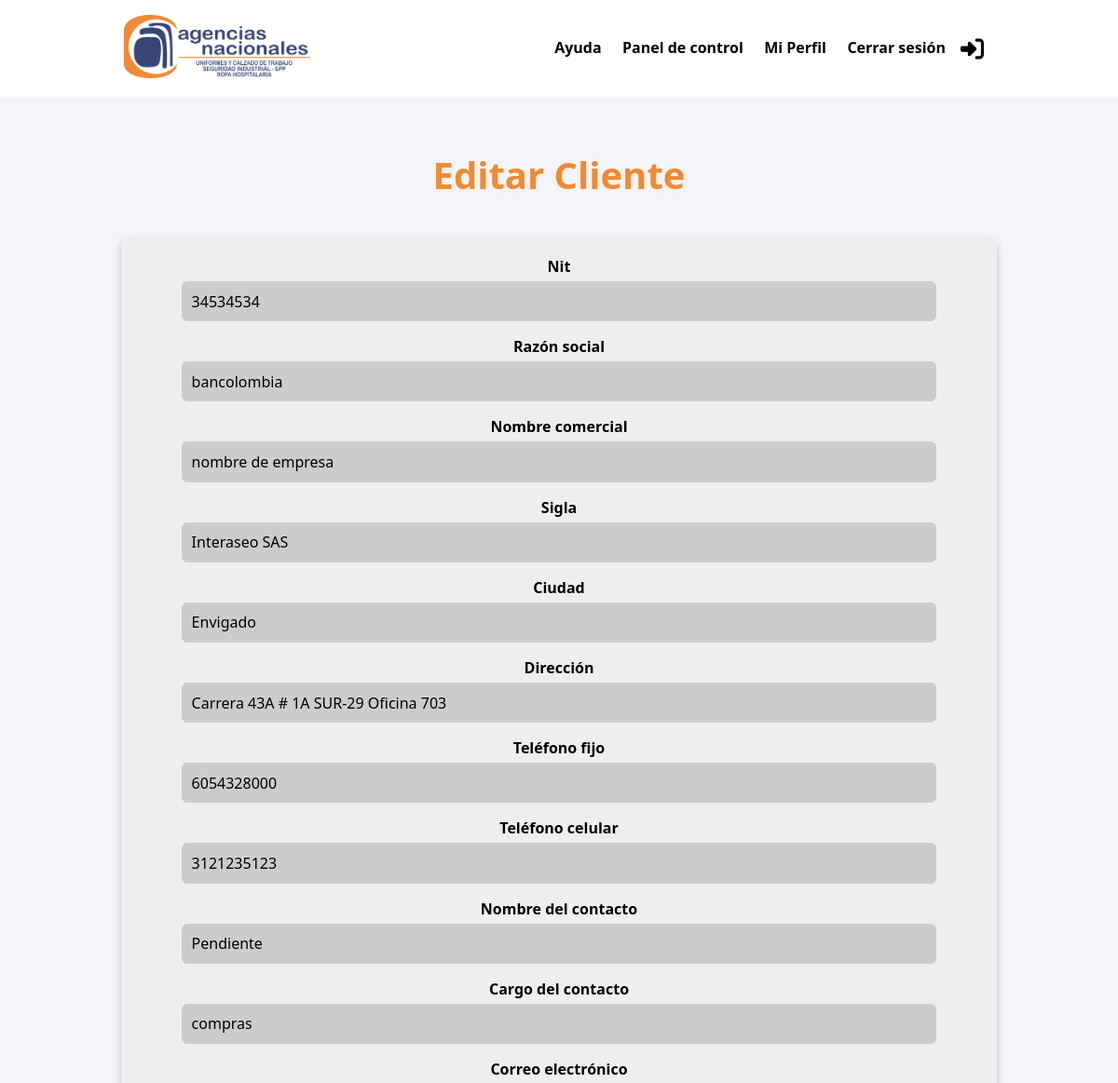
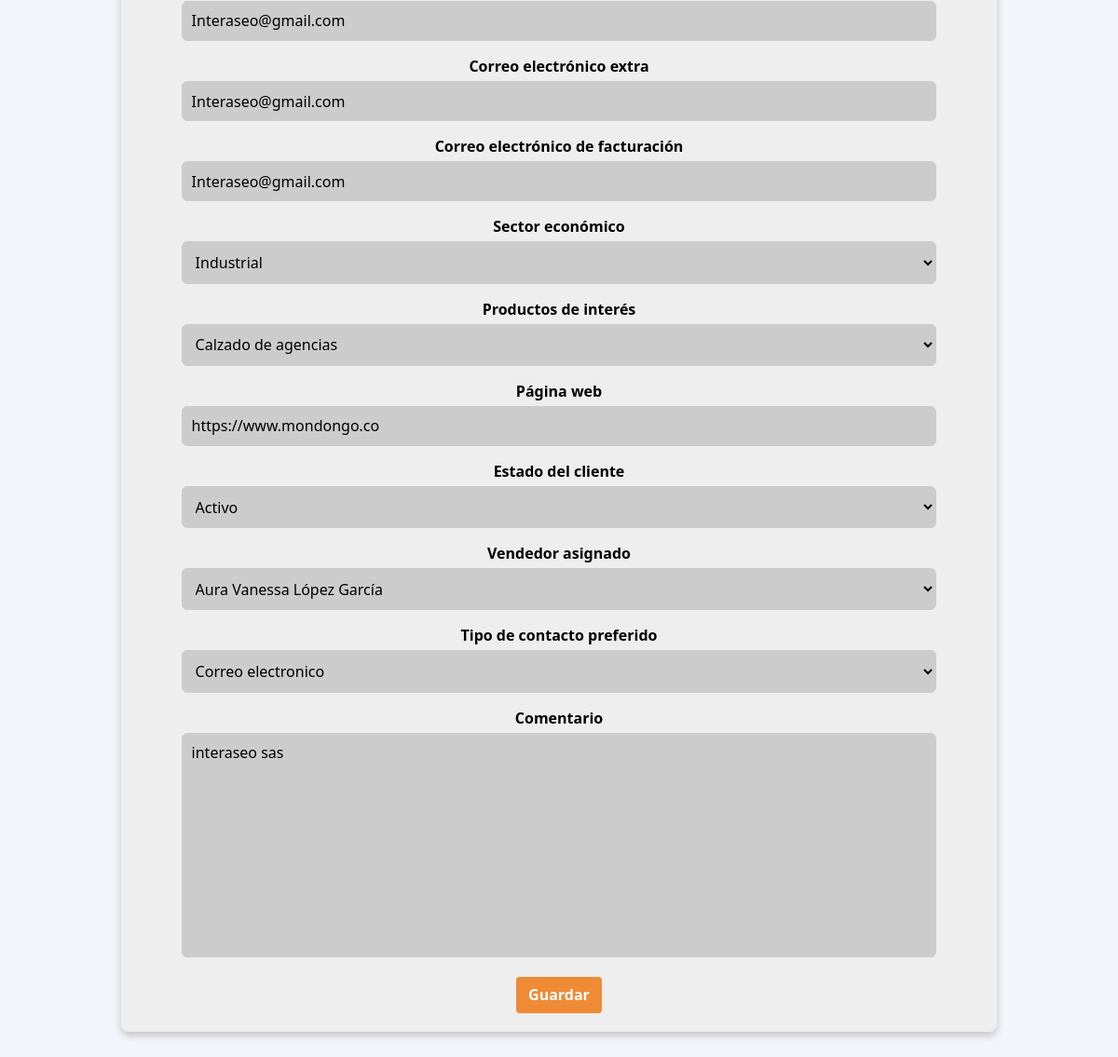
/comercial/clientes/editar/1/ (signed in), run on the app's committed database (2 pictures, top to bottom).
### apps/comercial/models.py (models this page shows, shortened)
class Clientes(models.Model):
    ESTADOS = [
        ('','Seleccione'),
        ('Activo', 'Activo'),
        ('Inactivo', 'Inactivo'),
        ('Omitir', 'Omitir'),
        ('liquidado', 'Liquidado'),
    ]
    SECTORES = [
        ('','Seleccione'),
        ('industrial', 'Industrial'),
        ('comercial', 'Comercial'),
        ('educativo', 'Educativo'),
        ('salud', 'Salud'),
        ('gubernamental', 'Gubernamental'),
        ('otro', 'Otro'),
    ]
    PRODUCTOS = [
        ('','Seleccione'),
        ('Camisetas', 'Camisetas'),
        ('Calzado de agencias', 'Calzado de agencias'),
        ('Calzado Kondor', 'Calzado Kondor'),
        ('EPP', 'EPP'),
        ('Prendas de cabeza', 'Prendas de cabeza'),
    ]
    VENDEDORES = [
        ('','Seleccionar'),
        ('Elizabeth Quintero Ramírez', 'Elizabeth Quintero Ramírez'),
        ('María Zulima Alvaran', 'María Zulima Alvaran'),
        ('Luz Extela Berrio Pino', 'Luz Extela Berrio Pino'),
        ('Luz Daniela Orozco Mesa', 'Luz Daniela Orozco Mesa'),
        ('Gladys Patricia Montoya Rúa','Gladys Patricia Montoya Rúa'),
        ('María Parra Restrepo','María Parra Restrepo'),
        ('Andres Felipe Alvarez','Andres Felipe Alvarez'),
        ('Aura Vanessa López García','Aura Vanessa López García'),
        ('María Parra Restrepo','María Parra Restrepo'),
        ('Ventas directas','Ventas directas'),
        ('Prospectos generales','Prospectos generales'),
    ]
    CONTACTO = [
        ('','Seleccionar'),
        ('Correo electronico', 'Correo electronico'),
        ('Llamada telefonica', 'Llamada telefonica'),
        ('WhatsApp', 'WhatsApp'),
    ]
    ID = models.AutoField(primary_key=True)
    Nit = models.CharField(max_length=9, unique=True) #
    Razon = models.CharField("Razón social", max_length=200) #
    Nombre = models.CharField(max_length=100) #
    Sigla = models.CharField(max_length=20, blank=True) #
    Ciudad = models.CharField(max_length=100) #
    Direccion = models.CharField(max_length=200) #
    Telefono = models.CharField(max_length=20, blank=True) #
    Celular = models.CharField(max_length=20, blank=True)  #
    Contacto = models.CharField(max_length=100, blank=True) #
    Cargo = models.CharField(max_length=100, blank=True) #
    Correo = models.EmailField(max_length=100) #
    CorreoExtra = models.EmailField(max_length=100, blank=True) #
    CorreoFactura = models.EmailField(max_length=100, blank=True) #
    Sector = models.CharField(max_length=50, choices=SECTORES, default='') #
    Productos = models.CharField(max_length=50, choices=PRODUCTOS, default='') #
    Pagina = models.CharField(max_length=200, blank=True) #
    Estado = models.CharField(max_length=20, choices=ESTADOS, default='') #
    Vendedor = models.CharField(max_length=50, choices=VENDEDORES ,default='') #
    TipoContacto = models.CharField(max_length=50, choices=CONTACTO ,default='') #
    Comentario = models.TextField(blank=True) #

### apps/comercial/views.py (the view)
# urls.py: path('comercial/clientes/editar/<int:ClienteID>/', ClientesUpdateView.as_view(), name='clientes_editar'),
class ClientesUpdateView(LoginRequiredMixin, UpdateView):
    model = Clientes
    form_class = Clientesform
    template_name = 'comercial/clientes_editar.html'
    context_object_name = 'clientes'
    login_url = "login"
    success_url = reverse_lazy('clientes_home')
    pk_url_kwarg = 'ClienteID'

### templates/comercial/clientes_editar.html (shortened to what this page needs)
{% extends 'main/index.html' %}
{% block styles %}
{{ block.super }}
{% endblock %}
{% block content %}
<div class="space">
  <h2>Editar Cliente</h2>
  <form method="post">
    <div class="form-group">
      {% for field in form %}
        <div class="mb-3">
          <label for="{{ field.id_for_label }}" class="form-label">{{ field.label }}</label>
          {{ field }}
        </div>
      {% endfor %}
    </div>
    <button type="submit" class="btn btn-primary">Guardar</button>
  </form>
</div>
{% endblock %}

### static/css/styles.css (style rules this page uses)
* { font-family: system-ui, -apple-system, BlinkMacSystemFont, 'Segoe UI', Roboto, Oxygen, Ubuntu, Cantarell, 'Open Sans', 'Helvetica Neue', sans-serif }
button { border-radius: 0; }
input, button, textarea { margin: 0; font-size: inherit; line-height: inherit; }
button, input { overflow: visible; }
button { text-transform: none; }
textarea { overflow: auto; resize: none; }
h2 { font-size: 2.5rem; color: #EF8A35; text-shadow: 0px 1px 5px rgba(247, 212, 88, 0.2); }
.btn { display: inline-block; font-weight: 400; color: #495057; text-align: center; vertical-align: middle; -webkit-user-select: none; -moz-user-select: none; -ms-user-select: none; user-select: none; background-color: transparent; border: 1px solid transparent; padding: 0.4rem 0.78rem; font-size: 1rem; line-height: 1.5; border-radius: 0.2rem; -webkit-transition: color 0.15s ease-in-out, background-color 0.15s ease-in-out, border-color 0.15s ease-in-out, box-shadow 0.15s ease-in-out; transition: color 0.15s ease-in-out, background-color 0.15s ease-in-out, border-color 0.15s ease-in-out, box-shadow 0.15s ease-in-out; font-weight: 600; }
.btn-primary { color: #fff; background-color: #EF8A35; border-color: #EF8A35; font-weight: 700; }
.mb-3 { width: 100%; }
*, *::after, *::before { margin: 0px; padding: 0px; box-sizing: inherit; }
body, html { background-color: #F4F5FA ; }
.space { margin: 100px 20px 40px 20px; padding: 20px; text-align: center; }
.space > h2 { margin: 40px 0px; }
form { display: flex; flex-direction: column; align-items: center; justify-content: center; max-width: 900px; margin: auto; background-color: #eee; border-radius: 8px; padding: 20px; box-shadow: 0 4px 8px rgba(0, 0, 0, 0.2); color: #fff; width: 90%; }
.form-label { color: #000; }
.form-group label { font-size: 16px; font-weight: 600; width: 100%; display: block; margin-bottom: 5px; color: #000; }
.input-user, .input-password, .custom-date, .form-select { width: 90%; padding: 0.8rem 1rem; margin-bottom: 1rem; border: none; border-radius: 0.5rem; background-color: #ccc; color: #000; font-size: 1rem; transition: background-color 0.3s ease; }
.input-user, .mcb-select { padding: 0.6rem; font-size: 1rem; border: 1px solid #ccc; border-radius: 6px; width: 100%; box-sizing: border-box; }
.form-group { width: 90%; }

### data on the page
Clientes: form "34534534" "bancolombia" "nombre de empresa" "Interaseo SAS" "Envigado" "Carrera 43A # 1A SUR-29 Oficina 703" "6054328000" "3121235123" "Pendiente" "compras" "Interaseo@gmail.com" "Interaseo@gmail.com" "Interaseo@gmail.com" "Industrial" "Calzado de agencias" "https://www.mondongo.co" "Activo" "Aura Vanessa López García" "Correo electronico" "interaseo sas"

### other printed values
{{ field.label }} "Nit" "Razón social" "Nombre comercial" "Sigla" "Ciudad" "Dirección" "Teléfono fijo" "Teléfono celular" "Nombre del contacto" "Cargo del contacto" "Correo electrónico" "Correo electrónico extra" "Correo electrónico de facturación" "Sector económico" "Productos de interés" "Página web" "Estado del cliente" "Vendedor asignado" "Tipo de contacto preferido" "Comentario"
